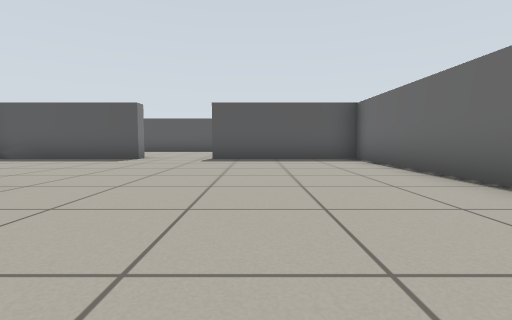
[1] (above)

20 first-person views from a walk through a Gazebo world. The camera is 0.5 m above the floor, tilts 4° down and sees 85° across. The floor is counted in squares, 1 m on a side. Each view is taken from the middle of a square. On the plan, view 1 faces up. The plan holds only what a view shows up to about 9 squares ahead; the rest is blank.

[2]
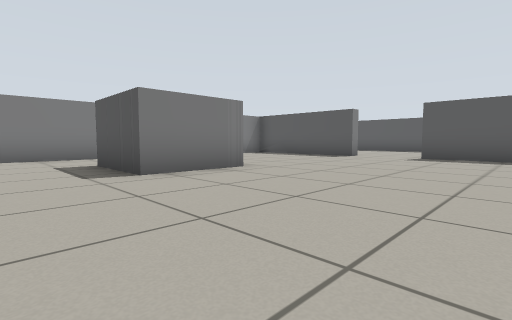

[3]
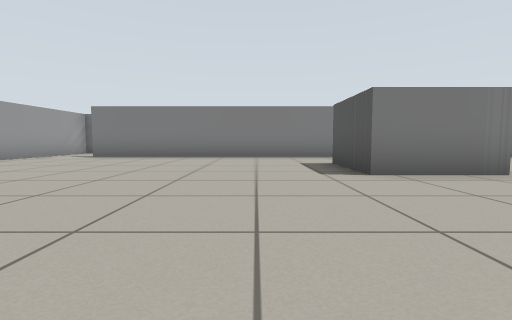

[4]
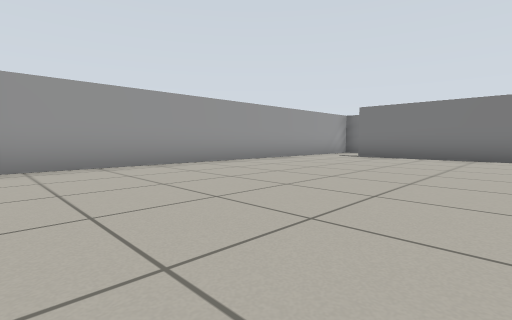

[5]
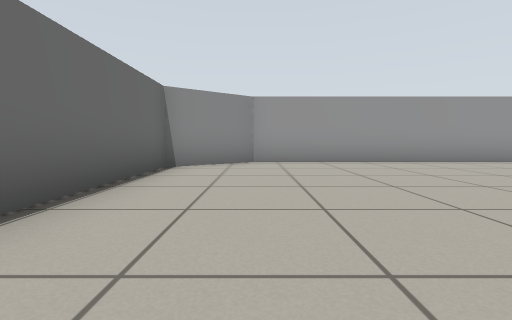

[6]
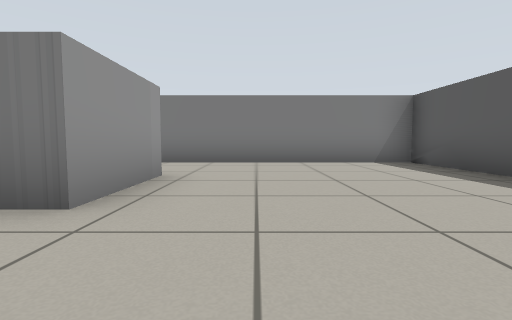

[7]
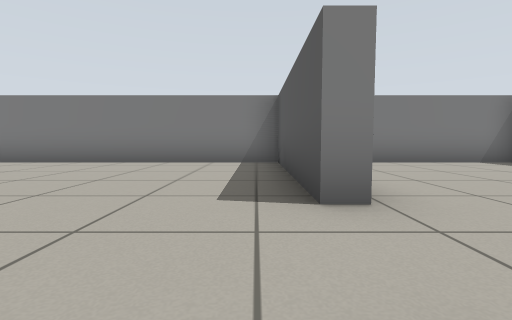

[8]
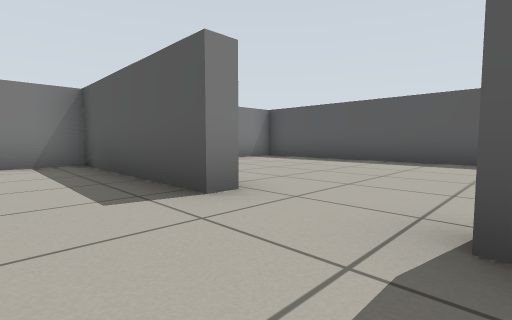

[9]
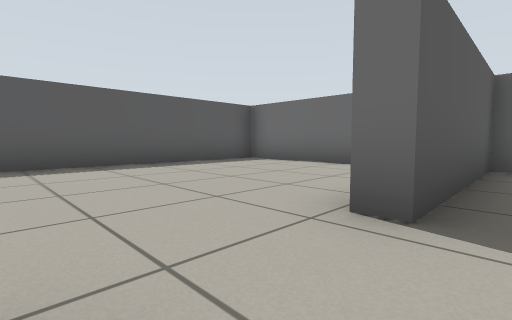

[10]
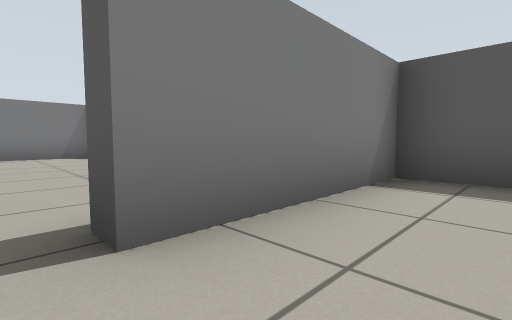

[11]
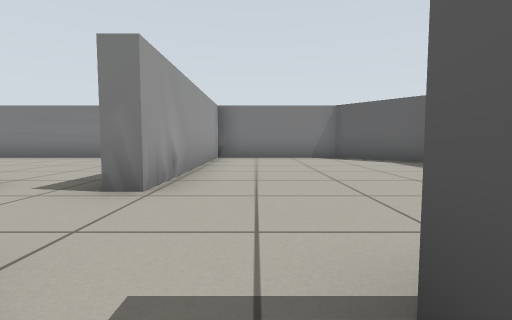

[12]
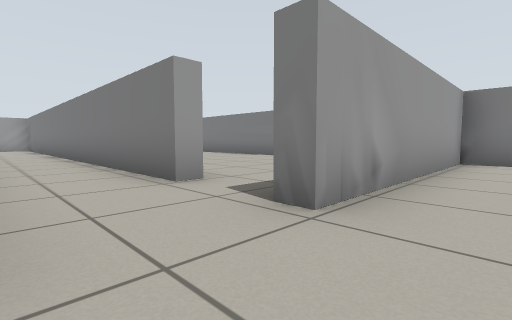

[13]
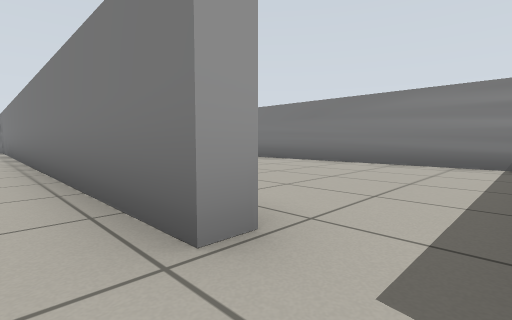

[14]
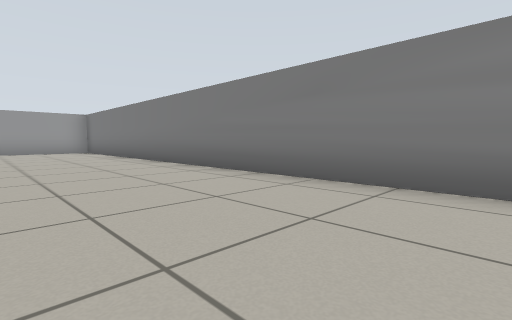

[15]
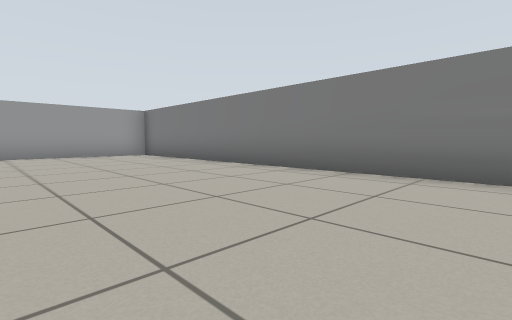

[16]
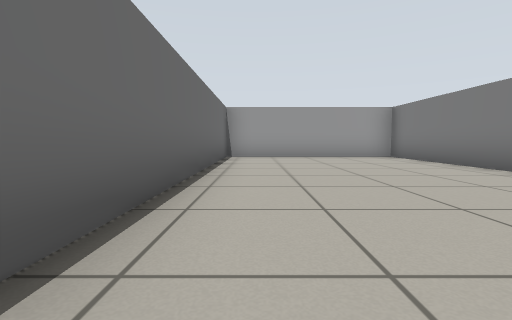

[17]
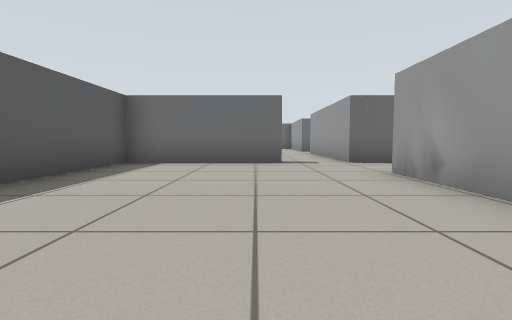

[18]
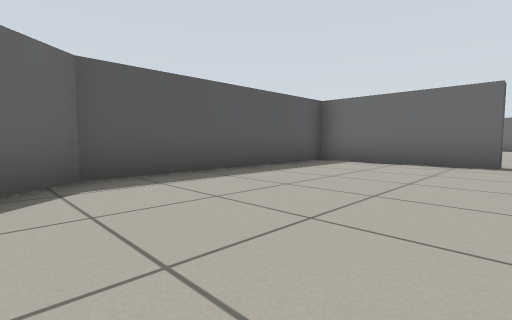

[19]
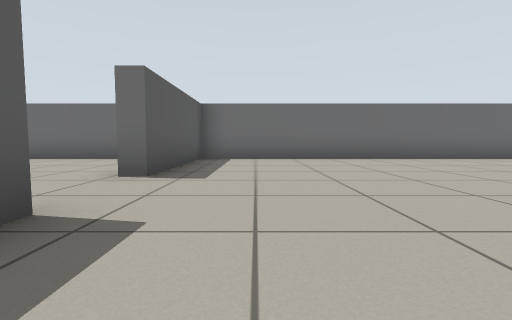

[20]
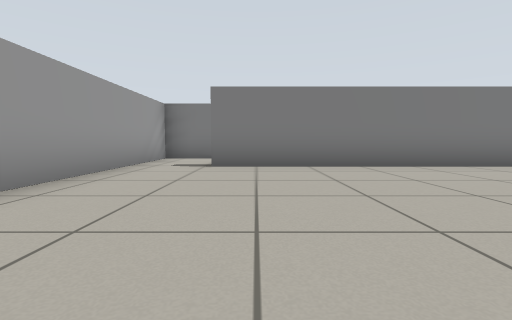

### Floor plan
Points are (right, up) in squares from view 1. A wall is a line through its corners. A room is listed if a view was taken in it or the views show most of it. See-through windows are left out.
Room 1 (views 1, 2, 3, 4, 5, 6, 7, 8, 9, 19, 20)
walls: (-5, 2.6) (-3, 2.6) (-3, 0.7) (-5, 0.7); (2.7, -1.1) (2.7, 7.5) (-1.2, 7.5); (-3.2, 7.5) (-7.3, 7.5) (-7.3, -5.9); (-7.5, -7.5) (1.1, -7.5) (2.7, -6.2) (2.7, -2.8)
ways out: opening at (-2.5, 8) to room 2; opening at (-8, -6.5) to room 4
Room 2 (views 10, 11)
walls: (-3.2, 8) (-3.2, 7.5); (-1.2, 7.5) (-1.2, 8); (-7.7, 7.9) (-5, 7.9); (2.7, 9.8) (2.7, 12.9) (-7.3, 12.9) (-7.3, 9.4)
ways out: opening at (-2.5, 8) to room 1; opening at (-8, 9) to room 3
Room 3 (views 12, 17, 18)
walls: (-7.3, 9.4) (-7.7, 9.4) (-7.7, 12.9) (-13.1, 12.9) (-15.1, 11.3) (-15.1, 7.9) (-9.7, 7.9) (-9.7, 7.5); (-7.7, 6.9) (-7.7, 7.9)
ways out: opening at (-8, 9) to room 2; opening at (-9, 8) to room 4
Room 4 (view 13)
walls: (-9.7, 5.9) (-9.7, -7.5) (-7.5, -7.5)
ways out: opening at (-8, -6.5) to room 1; opening at (-9, 8) to room 3; opening at (-10, 6.5) to room 5
Room 5 (views 14, 15, 16)
walls: (-10.1, 5.9) (-9.7, 5.9); (-10.1, -6.5) (-10.1, 0.1); (-15.1, 6.8) (-15.1, -7.5) (-10.1, -7.5)
ways out: opening at (-10, 6.5) to room 4

Where each view was taken, in squares from view 1:
view 1: 0 up, 0 right, facing up
view 2: 1 down, 1 right, facing up-left
view 3: 1 down, 1 right, facing left
view 4: 2 down, 1 right, facing down-left
view 5: 1 down, 1 right, facing down
view 6: 4 up, 1 left, facing left
view 7: 7 up, 1 left, facing left
view 8: 6 up, 1 left, facing up-left
view 9: 7 up, 3 left, facing up-right
view 10: 9 up, 6 left, facing up-left
view 11: 9 up, 7 left, facing left
view 12: 9 up, 8 left, facing down-left
view 13: 7 up, 9 left, facing down-left
view 14: 5 up, 12 left, facing down-left
view 15: 2 up, 11 left, facing down-left
view 16: 1 up, 11 left, facing down
view 17: 10 up, 14 left, facing right
view 18: 9 up, 14 left, facing up-right
view 19: 6 up, 5 left, facing right
view 20: 5 down, 2 left, facing left
